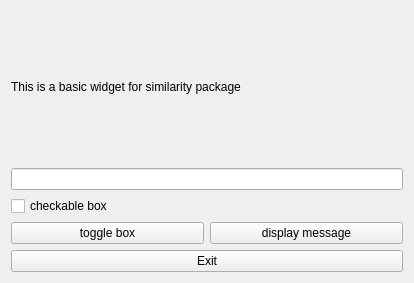
<?xml version="1.0" encoding="UTF-8"?>
<ui version="4.0">
 <class>basicSimiliWidget</class>
 <widget class="QWidget" name="basicSimiliWidget">
  <property name="geometry">
   <rect>
    <x>0</x>
    <y>0</y>
    <width>414</width>
    <height>283</height>
   </rect>
  </property>
  <property name="sizePolicy">
   <sizepolicy hsizetype="Fixed" vsizetype="Fixed">
    <horstretch>0</horstretch>
    <verstretch>0</verstretch>
   </sizepolicy>
  </property>
  <property name="windowTitle">
   <string>Form</string>
  </property>
  <layout class="QGridLayout" name="gridLayout">
   <item row="3" column="0">
    <widget class="QPushButton" name="toggleBoxBtn">
     <property name="text">
      <string>toggle box</string>
     </property>
    </widget>
   </item>
   <item row="2" column="0">
    <widget class="QCheckBox" name="checkBox">
     <property name="text">
      <string>checkable box</string>
     </property>
    </widget>
   </item>
   <item row="0" column="0" colspan="2">
    <widget class="QLabel" name="label">
     <property name="text">
      <string>This is a basic widget for similarity package</string>
     </property>
    </widget>
   </item>
   <item row="3" column="1">
    <widget class="QPushButton" name="displayMsgBtn">
     <property name="text">
      <string>display message</string>
     </property>
    </widget>
   </item>
   <item row="4" column="0" colspan="2">
    <widget class="QPushButton" name="exitBtn">
     <property name="text">
      <string>Exit</string>
     </property>
    </widget>
   </item>
   <item row="1" column="0" colspan="2">
    <widget class="QLineEdit" name="lineEdit"/>
   </item>
  </layout>
 </widget>
 <resources/>
 <connections/>
</ui>
